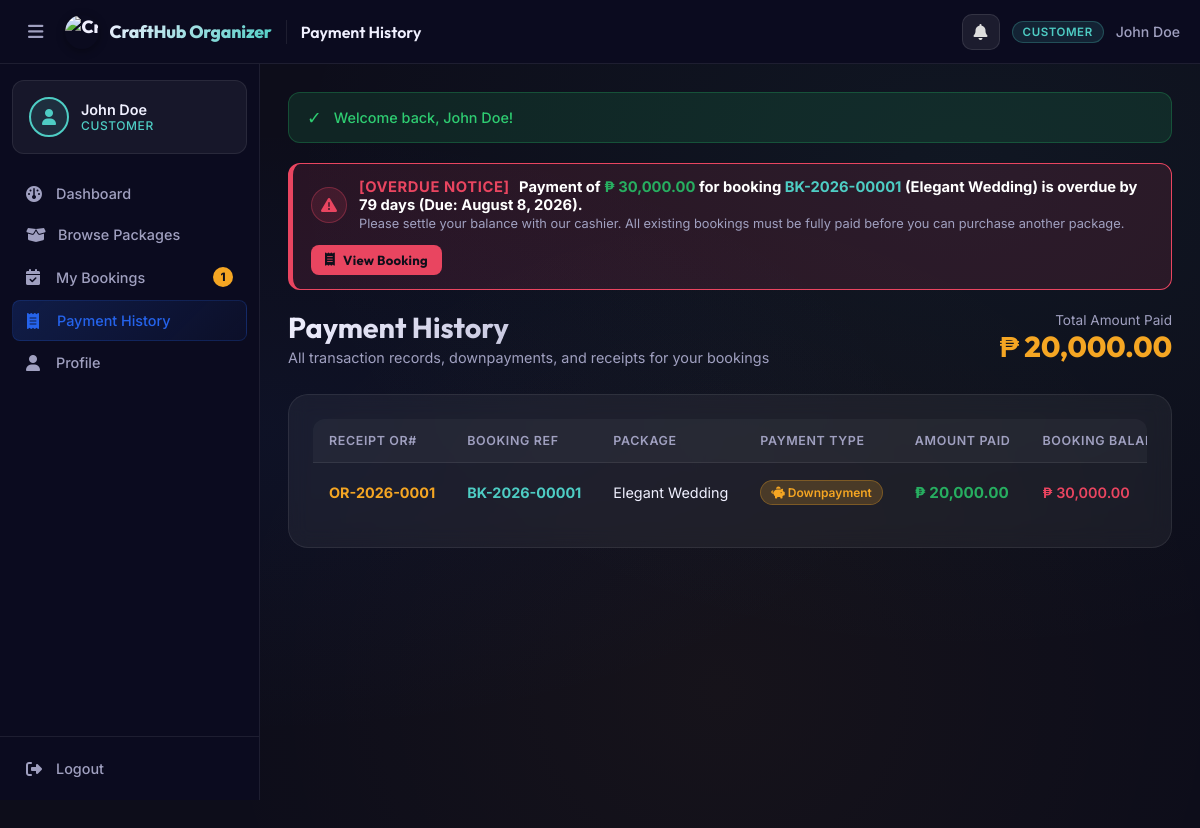
Page /customer/payment_history.php (signed in) on the committed database.
### tables this page shows
CREATE TABLE IF NOT EXISTS bookings (
    booking_id INT AUTO_INCREMENT PRIMARY KEY,
    booking_reference VARCHAR(20) UNIQUE,
    customer_id INT NOT NULL,
    package_id INT NOT NULL,
    venue_id INT NULL,
    event_date DATE NOT NULL,
    payment_due_date DATE NULL,
    event_time TIME DEFAULT '09:00:00',
    event_type ENUM('Wedding','Birthday','Debut','Christening') NOT NULL DEFAULT 'Wedding',
    payment_plan ENUM('full','downpayment') NOT NULL DEFAULT 'full',
    guest_count SMALLINT UNSIGNED DEFAULT 1,                
    original_amount DECIMAL(10,2) NULL,
    discount_percent DECIMAL(5,2) NOT NULL DEFAULT 0.00,
    discount_amount DECIMAL(10,2) NOT NULL DEFAULT 0.00,
    downpayment_percent DECIMAL(5,2) NOT NULL DEFAULT 50.00,
    required_downpayment DECIMAL(10,2) NOT NULL DEFAULT 0.00,
    downpayment_amount DECIMAL(12,2) NOT NULL DEFAULT 0.00,
    total_amount DECIMAL(10,2) NOT NULL DEFAULT 0.00,
    amount_paid DECIMAL(10,2) NOT NULL DEFAULT 0.00,
    status ENUM('Pending','Confirmed','Paid','Completed','Cancelled') DEFAULT 'Pending',
    approved_at TIMESTAMP NULL DEFAULT NULL,
    approved_by INT NULL,
    notes TEXT,
    cancellation_reason TEXT NULL,
    created_at TIMESTAMP DEFAULT CURRENT_TIMESTAMP,
    FOREIGN KEY (customer_id) REFERENCES users(user_id) ON DELETE CASCADE,
    FOREIGN KEY (package_id) REFERENCES packages(package_id) ON DELETE CASCADE,
    FOREIGN KEY (venue_id) REFERENCES venues(venue_id) ON DELETE SET NULL,
    FOREIGN KEY (approved_by) REFERENCES users(user_id) ON DELETE SET NULL
);

CREATE TABLE IF NOT EXISTS packages (
    package_id INT AUTO_INCREMENT PRIMARY KEY,
    package_name VARCHAR(80) NOT NULL,
    event_type ENUM('Wedding','Birthday','Debut','Christening') NOT NULL,
    base_price DECIMAL(10,2) NOT NULL,
    full_payment_discount_percent DECIMAL(5,2) NOT NULL DEFAULT 10.00,
    downpayment_discount_percent DECIMAL(5,2) NOT NULL DEFAULT 5.00,
    downpayment_percent DECIMAL(5,2) NOT NULL DEFAULT 50.00,
    max_slots TINYINT UNSIGNED NOT NULL DEFAULT 5,          
    description TEXT,
    image_url VARCHAR(500) NULL,
    status ENUM('active','inactive') DEFAULT 'active'
);

CREATE TABLE IF NOT EXISTS payments (
    payment_id INT AUTO_INCREMENT PRIMARY KEY,
    booking_id INT NOT NULL,
    cashier_id INT NOT NULL,
    amount_paid DECIMAL(10,2) NOT NULL,
    payment_type ENUM('downpayment','full','balance') NOT NULL DEFAULT 'full',
    payment_method VARCHAR(20) DEFAULT 'cash',
    reference_no VARCHAR(50),
    or_number VARCHAR(20) UNIQUE NOT NULL,
    notes TEXT,
    payment_date TIMESTAMP DEFAULT CURRENT_TIMESTAMP,
    FOREIGN KEY (booking_id) REFERENCES bookings(booking_id) ON DELETE CASCADE,
    FOREIGN KEY (cashier_id) REFERENCES users(user_id) ON DELETE CASCADE
);

### customer/payment_history.php (the view, shortened to what the rows shown need)
<?php
require_once __DIR__ . '/../includes/header.php';
$user = getCurrentUser();
$db   = getDB();
$userId = $user['user_id'] ?? $user['id'];
$stmt = $db->prepare("
    SELECT py.*, py.payment_id AS id, b.total_amount, p.package_name AS package_name,
           u.name AS cashier_name,
           (SELECT COALESCE(SUM(amount_paid),0) FROM payments WHERE booking_id = b.booking_id) AS booking_total_paid
    FROM payments py
    JOIN bookings b ON py.booking_id = b.booking_id
    JOIN packages p ON b.package_id = p.package_id
    JOIN users u ON py.cashier_id = u.user_id
    WHERE b.customer_id = ?
    ORDER BY py.payment_date DESC
");
$stmt->execute([$userId]);
$payments = $stmt->fetchAll();
?>
<?php require_once __DIR__ . '/../includes/navbar.php'; ?>
<div class="page-header">
    <div>
        <h1>Payment History</h1>
    </div>
</div>
<div class="card">
    <?php if (empty($payments)): ?>
        <div class="empty-state">
            <i class="fa-solid fa-receipt"></i>
            <h3>No Payment Records</h3>
            <p>Your payment history will appear here once payments are processed.</p>
        </div>
    <?php else: ?>
        <div class="table-wrapper">
            <table class="table">
                <thead>
                    <tr>
                        <th>Receipt OR#</th>
                        <th>Booking Ref</th>
                        <th>Package</th>
                        <th>Payment Type</th>
                        <th>Amount Paid</th>
                        <th>Booking Balance</th>
                    </tr>
                </thead>
                <tbody>
                    <?php foreach ($payments as $py):
                        $totalCost = (float)($py['total_amount'] ?? 0);
                        $totalPaidForBooking = (float)($py['booking_total_paid'] ?? 0);
                        $remBalance = max(0.0, $totalCost - $totalPaidForBooking);
                    ?>
                    <tr>
                        <td><strong style="color:var(--accent-gold);"><?= htmlspecialchars($py['or_number'] ?? ('OR-' . $py['id'])) ?></strong></td>
                        <td><strong style="color:var(--accent-teal);"><?= htmlspecialchars(getBookingRef($py)) ?></strong></td>
                        <td><?= htmlspecialchars($py['package_name']) ?></td>
                        <td>
                            <?php if (($py['payment_type'] ?? '') === 'downpayment'): ?>
                                <span class="badge badge-warning"><i class="fa-solid fa-piggy-bank"></i> Downpayment</span>
                            <?php elseif (($py['payment_type'] ?? '') === 'balance'): ?>
                                <span class="badge badge-info"><i class="fa-solid fa-scale-balanced"></i> Balance</span>
                            <?php else: ?>
                                <span class="badge badge-success"><i class="fa-solid fa-circle-check"></i> Full Payment</span>
                            <?php endif; ?>
                        </td>
                        <td><strong style="color:#27ae60;font-size:0.95rem;"><?= formatCurrency($py['amount_paid']) ?></strong></td>
                        <td>
                            <?php if ($remBalance > 0): ?>
                                <span style="color:var(--accent-red);font-weight:600;"><?= formatCurrency($remBalance) ?></span>
                            <?php else: ?>
                                <span class="badge badge-success">Paid Off</span>
                            <?php endif; ?>
                        </td>
                    </tr>
                    <?php endforeach; ?>
                </tbody>
            </table>
        </div>
    <?php endif; ?>
</div>
<?php require_once __DIR__ . '/../includes/footer.php'; ?>

### includes/navbar.php (shortened to what the rows shown need)
<?php
if ($_SESSION['user_role'] === 'admin') {
    try {
        $_pendingApprovalCount = (int)getDB()->query("SELECT COUNT(*) FROM users WHERE status IN ('pending_approval','inactive')")->fetchColumn();
    } catch (Exception $e) {
        $_pendingApprovalCount = 0;
    }
    $navLinks = [
        ['href' => APP_URL . '/admin/dashboard.php',   'icon' => 'fa-gauge',              'label' => 'Dashboard'],
        ['href' => APP_URL . '/admin/approvals.php',   'icon' => 'fa-user-clock',         'label' => 'Pending Approvals', 'badge' => $_pendingApprovalCount],
        ['href' => APP_URL . '/admin/calendar.php',    'icon' => 'fa-calendar-days',       'label' => 'Event Calendar'],
        ['href' => APP_URL . '/admin/packages.php',    'icon' => 'fa-box-open',            'label' => 'Packages'],
        ['href' => APP_URL . '/admin/components.php',  'icon' => 'fa-puzzle-piece',        'label' => 'Components'],
        ['href' => APP_URL . '/admin/venues.php',      'icon' => 'fa-location-dot',        'label' => 'Venues'],
        ['href' => APP_URL . '/admin/bookings.php',    'icon' => 'fa-calendar-check',      'label' => 'Bookings'],
        ['href' => APP_URL . '/admin/bills.php',       'icon' => 'fa-file-invoice-dollar', 'label' => 'Bills & Payments'],
        ['href' => APP_URL . '/admin/users.php',       'icon' => 'fa-users',               'label' => 'Users'],
        ['href' => APP_URL . '/admin/reviews.php',     'icon' => 'fa-star',               'label' => 'Reviews'],
        ['href' => APP_URL . '/admin/reports.php',     'icon' => 'fa-chart-bar',           'label' => 'Reports'],
    ];
} elseif ($_SESSION['user_role'] === 'customer') {
    $custDueAlerts = function_exists('getCustomerPaymentDueAlerts') ? getCustomerPaymentDueAlerts($_SESSION['user_id'] ?? 0) : [];
}
?>
<div class="main-wrapper">
    <main class="main-content">
        <?php if (($_SESSION['user_role'] ?? '') === 'customer' && !empty($custDueAlerts)): ?>
            <div class="customer-due-notifications" style="margin-bottom:20px;display:flex;flex-direction:column;gap:10px;">
                <?php foreach ($custDueAlerts as $alert):
                    $isOverdue   = $alert['urgency'] === 'overdue';
                    $isDueToday  = $alert['urgency'] === 'due_today';
                    $bannerBg    = $isOverdue ? 'rgba(233,69,96,0.12)' : ($isDueToday ? 'rgba(245,166,35,0.18)' : 'rgba(245,166,35,0.1)');
                    $bannerBorder= $isOverdue ? '#e94560' : '#f5a623';
                    $bannerIcon  = $isOverdue ? 'fa-triangle-exclamation' : ($isDueToday ? 'fa-bell' : 'fa-clock');
                    $iconColor   = $isOverdue ? '#e94560' : '#f5a623';
                    $refText     = htmlspecialchars($alert['booking_reference'] ?? ('BK-' . $alert['id']));
                    $pkgText     = htmlspecialchars($alert['package_name'] ?? 'Package');
                    $balText     = formatCurrency($alert['calculated_balance']);
                    $dateText    = date('F j, Y', strtotime($alert['effective_due_date']));
                ?>
                <div style="background:<?= $bannerBg ?>;border:1px solid <?= $bannerBorder ?>;border-left:5px solid <?= $bannerBorder ?>;border-radius:12px;padding:14px 18px;display:flex;align-items:center;justify-content:space-between;gap:14px;flex-wrap:wrap;">
                    <div style="display:flex;align-items:center;gap:12px;">
                        <div style="width:36px;height:36px;border-radius:50%;background:<?= $iconColor ?>22;border:1px solid <?= $iconColor ?>55;display:flex;align-items:center;justify-content:center;color:<?= $iconColor ?>;font-size:1rem;flex-shrink:0;">
                            <i class="fa-solid <?= $bannerIcon ?>"></i>
                        </div>
                        <div>
                            <div style="font-weight:700;font-size:0.92rem;color:#fff;">
                                <?php if ($isOverdue): ?>
                                    <span style="color:#e94560;text-transform:uppercase;letter-spacing:0.04em;margin-right:6px;">[Overdue Notice]</span>
                                <?php elseif ($isDueToday): ?>
                                    <span style="color:#f5a623;text-transform:uppercase;letter-spacing:0.04em;margin-right:6px;">[Due Today]</span>
                                <?php else: ?>
                                    <span style="color:#f5a623;text-transform:uppercase;letter-spacing:0.04em;margin-right:6px;">[Payment Reminder]</span>
                                <?php endif; ?>
                                Payment of <strong style="color:#27ae60;"><?= $balText ?></strong> for booking <strong style="color:var(--accent-teal);"><?= $refText ?></strong> (<?= $pkgText ?>) is <?= strtolower($alert['urgency_label']) ?> (Due: <?= $dateText ?>).
                            </div>
                            <div style="font-size:0.8rem;color:var(--text-secondary);margin-top:2px;">
                                Please settle your balance with our cashier. All existing bookings must be fully paid before you can purchase another package.
                            </div>
                        </div>
                    </div>
                    <div style="display:flex;gap:8px;flex-shrink:0;">
                        <a href="<?= APP_URL ?>/customer/bookings.php" class="btn btn-sm" style="background:<?= $bannerBorder ?>;color:#0f0f1a;font-weight:700;">
                            <i class="fa-solid fa-receipt"></i> View Booking
                        </a>
                    </div>
                </div>
                <?php endforeach; ?>
            </div>
        <?php endif; ?>

### rows in the picture
bookings: balText "₱ 30,000.00", booking_reference "BK-2026-00001", package.package_name "Elegant Wedding", urgency_label "overdue by 79 days", dateText "August 8, 2026"
payments: or_number "OR-2026-0001", booking "BK-2026-00001", packages.package_name "Elegant Wedding", payment_type "downpayment" (drawn), amount_paid "₱ 20,000.00", remBalance "₱ 30,000.00"

### other values in the picture
$_SESSION['user_name'] "John Doe"
$roleLabel "CUSTOMER"
$link['label'] "Dashboard"
$link['label'] "Browse Packages"
$link['label'] "My Bookings"
$badgeVal "1"
$link['label'] "Payment History"
$link['label'] "Profile"
APP_NAME "CraftHub Organizer"
explode(' | ', $pageTitle)[0] "Payment History"
$icon "✓"
$message "Welcome back, John Doe!"
formatCurrency($totalPaid) "₱ 20,000.00"
